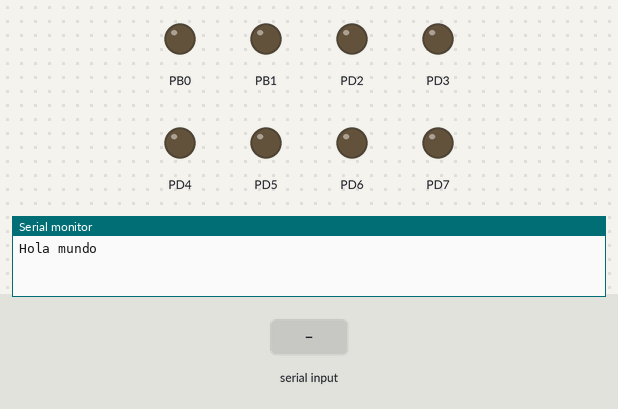
The program below on a simulated ATmega328P, built with avr-gcc and emulated at 16 MHz. Shown: output pins drawn as LEDs (lit = HIGH), the last lines printed to the serial monitor. Inputs (shaded band) come from the test bench.

Above: at 1.2 s.
1.3 s: "1" received over Serial
At 2.5 s:
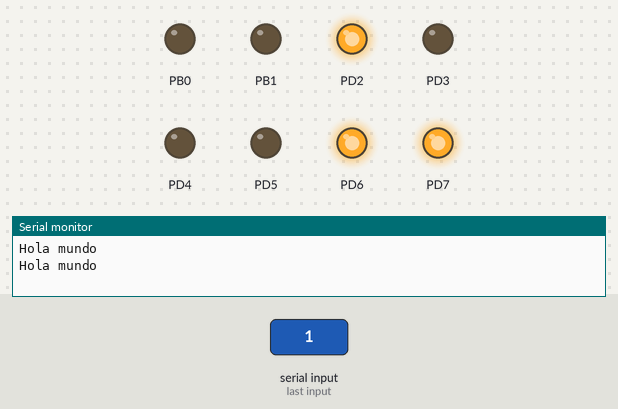
2.8 s: "0" received over Serial
At 3.4 s:
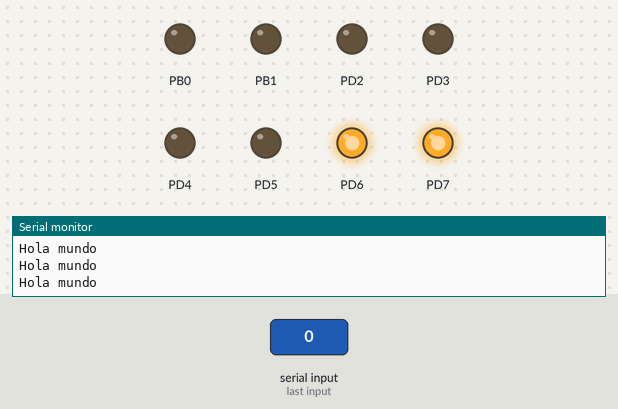
4.3 s: "2" received over Serial
At 4.6 s:
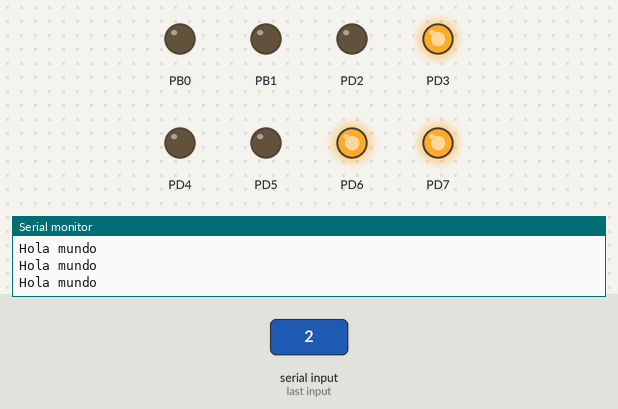
Timing chart, 0 to 7.3 s (numbered marks = the images above; inputs shaded):
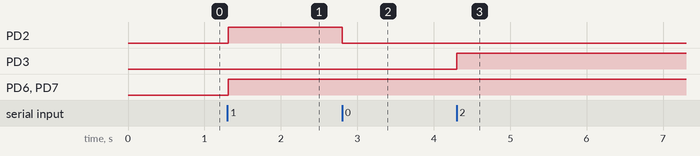

The program:

main.c
```c
/*
 * Lab6_UART_Completo.c
 *
 * Created: 21/04/2026
 * Author: Juan Rodrigo Donis
 * Description:
 * Este programa hace dos cosas al mismo tiempo:
 * 1. Envía "Hola mundo" cada 1 segundo por UART.
 * 2. Si recibe un carácter desde la terminal, lo muestra en 8 LEDs.
 */
/****************************************/
// Encabezado (Libraries)

#define F_CPU 16000000UL
#include <avr/io.h>
#include <util/delay.h>
#include <stdint.h>

/****************************************/
// Function prototypes

void UART0_Init(void);
void UART0_TxChar(char c);
void cadena(char txt[]);
uint8_t UART0_HayDato(void);
char UART0_RxChar(void);

void LEDs_Init(void);
void MostrarByte(uint8_t valor);

/****************************************/
// Main Function

int main(void)
{
    uint8_t datoRecibido = 0;
    uint8_t contador10ms = 0;

    UART0_Init();
    LEDs_Init();

    while (1)
    {
        // Aquí revisa si llegó un carácter desde la terminal
        if (UART0_HayDato())
        {
            datoRecibido = (uint8_t)UART0_RxChar();
            MostrarByte(datoRecibido);
        }

           _delay_ms(10);
        contador10ms++;

        // Cada 100 vueltas de 10 ms, ya pasó 1 segundo
        if (contador10ms >= 100)
        {
            cadena("Hola mundo\r\n");
            contador10ms = 0;
        }
    }
}

/****************************************/
// NON-Interrupt subroutines

void UART0_Init(void)
{
    uint16_t ubrr = 103;   // 9600 baudios con F_CPU = 16 MHz

    UBRR0H = (uint8_t)(ubrr >> 8);
    UBRR0L = (uint8_t)ubrr;

    UCSR0A = 0x00;
    UCSR0B = (1 << RXEN0) | (1 << TXEN0);          // Habilita RX y TX
    UCSR0C = (1 << UCSZ01) | (1 << UCSZ00);        // 8 bits, sin paridad, 1 stop
}

void UART0_TxChar(char c)
{
    while (!(UCSR0A & (1 << UDRE0)));
    UDR0 = c;
}

void cadena(char txt[])
{
    uint8_t i = 0;

    while (txt[i] != '\0')
    {
        UART0_TxChar(txt[i]);
        i++;
    }
}

uint8_t UART0_HayDato(void)
{
    if (UCSR0A & (1 << RXC0))
    {
        return 1;
    }
    else
    {
        return 0;
    }
}

char UART0_RxChar(void)
{
    while (!(UCSR0A & (1 << RXC0)));
    return UDR0;
}

void LEDs_Init(void)
{
    // D2-D7 = PD2-PD7
    DDRD |= 0b11111100;

    // D8-D9 = PB0-PB1
    DDRB |= 0b00000011;

    // Todo inicia apagado
    PORTD &= 0b00000011;
    PORTB &= 0b11111100;
}

void MostrarByte(uint8_t valor)
{
    // Bits 0 a 5 en D2-D7
    PORTD = (PORTD & 0b00000011) | ((valor & 0x3F) << 2);

    // Bits 6 y 7 en D8-D9
    PORTB = (PORTB & 0b11111100) | ((valor >> 6) & 0x03);
}
```

Measured:
- after the input at 1.3 s, PD2, PD6, PD7: LOW → HIGH at once
- after the input at 2.8 s, PD2: HIGH → LOW at once
- after the input at 4.3 s, PD3: LOW → HIGH at once
